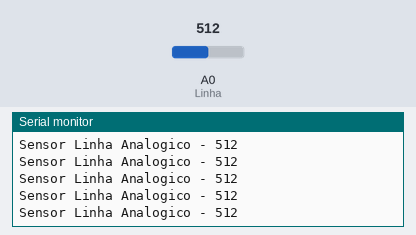
A sketch run on a simulated Arduino Uno, built with avr-gcc and run on an emulated ATmega328P. Parts: the last lines printed to the serial monitor. The inputs (shaded band) are chosen by the test bench; at power-on: A0 (Linha) = 512.

Above: at 1.2 s.
1.3 s: A0 (Linha) set to 716
At 1.31 s:
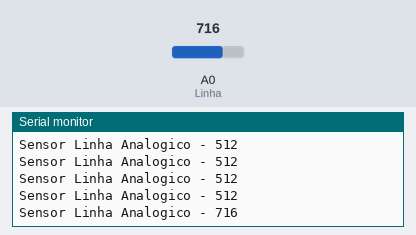
2.8 s: A0 (Linha) set to 900
At 2.82 s:
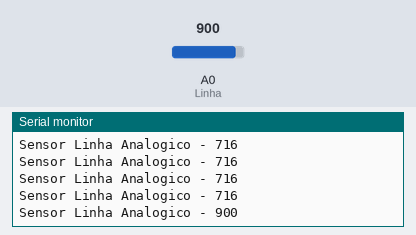
Timing chart, 0 to 5.8 s (numbered marks = the images above; inputs shaded):
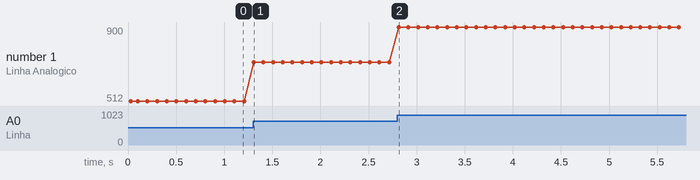

Measured:
- after the input at 1.3 s, the serial monitor: prints a new line at once (image 1)
- after the input at 2.8 s, the serial monitor: prints a new line at once (image 2)
- plotted number 1: 512 → 716 after the input at 1.3 s, 716 → 900 after the input at 2.8 s

The sketch:

Sensor_de_Linha.ino
```cpp
#define Linha A0

void setup() {
    pinMode(Linha, INPUT);
    Serial.begin(9600);
    Serial.println("Lendo dados do Sensor...");
}

void loop() {
    Serial.print("Sensor Linha Analogico - ");
    Serial.print(analogRead(Linha));
    Serial.print("\n");

    delay(100);
}
```
